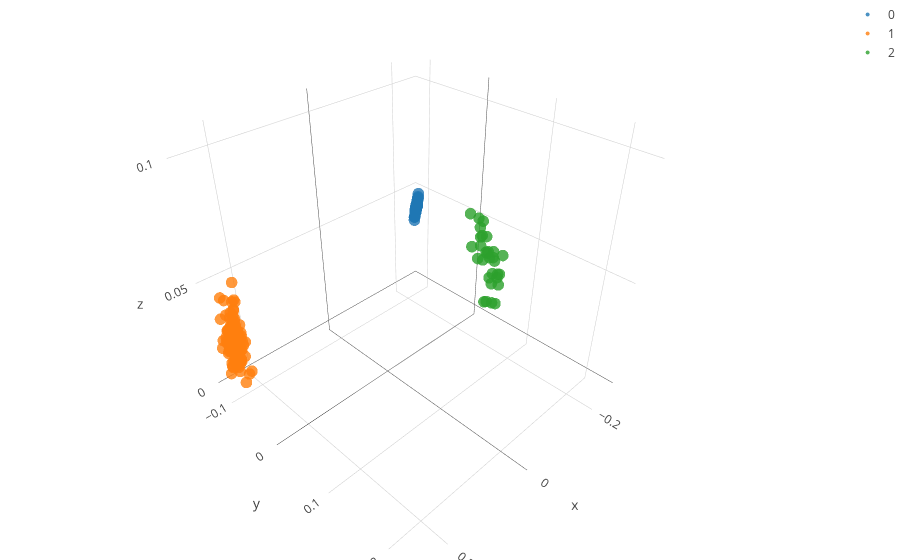

Write notebook code for a chart like this one.
### Code cell
print(X_se.shape)
print(COMPS.shape)

fig_data= [go.Scatter3d(
        x = X_se[[x for x in range(sum(Sizes)) if label_vector[x] == i],0],
        y = X_se[[x for x in range(sum(Sizes)) if label_vector[x] == i],1],
        z = X_se[[x for x in range(sum(Sizes)) if label_vector[x] == i],2],
        type='scatter3d',
        mode= "markers",
        marker= {
        'line': {'width': 0},
        'size': 4,
        'symbol': 'circle',
      "opacity": .8
      },
      name= str(i)
    ) for i in list(set(labels))]



layout = go.Layout(
    margin=dict(
        l=0,
        r=0,
        b=0,
        t=0
    )
)
fig = go.Figure(data=fig_data, layout=layout)
iplot(fig)
